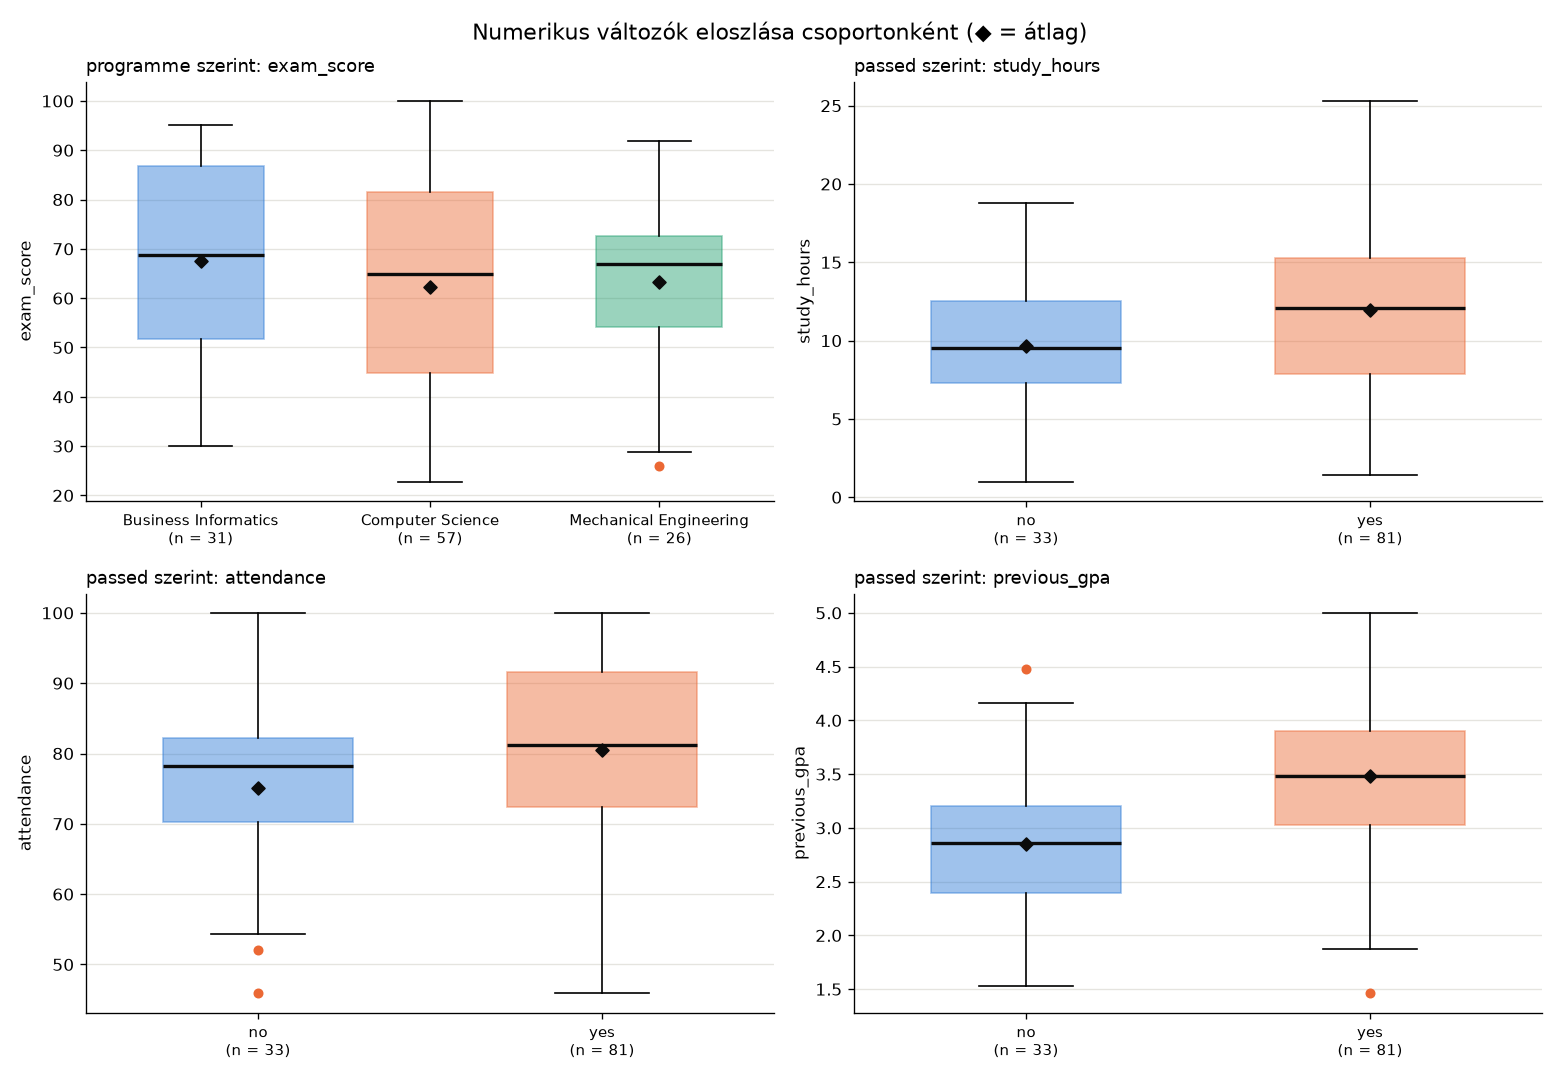

Generate this figure with Python:
# -*- coding: utf-8 -*-
"""6. Numerikus és kategorikus változó kapcsolata.

Bemenet: student_performance_imputed.csv

Változópárok:
  programme – exam_score,
  passed – study_hours,
  passed – attendance,
  passed – previous_gpa.

Csoportonkénti leíró statisztikákat számítunk (elemszám, átlag, medián,
szórás, kvartilisek, IQR, kiugró értékek száma), és boxplotot készítünk.
A grafikus különbség önmagában nem elég a statisztikai különbség
kimondásához: ahhoz hipotézisvizsgálat (ANOVA) szükséges.
"""

import os

import pandas as pd
import matplotlib.pyplot as plt

MAPPA = os.path.dirname(os.path.abspath(__file__))
BEMENET = os.path.join(MAPPA, "student_performance_imputed.csv")

PAROK = [
    ("programme", "exam_score"),
    ("passed", "study_hours"),
    ("passed", "attendance"),
    ("passed", "previous_gpa"),
]

SZIN = "#2a78d6"
SZIN2 = "#eb6834"
SZIN3 = "#1f9e6e"
SZOVEG_SZIN = "#0b0b0b"
RACS_SZIN = "#e5e4df"


def cim(szoveg):
    """Szakaszcím a kimenetben."""
    print()
    print("=" * 70)
    print(szoveg)
    print("=" * 70)


def beolvas():
    return pd.read_csv(BEMENET, sep=";", encoding="utf-8")


def ax_formaz(ax, cim_szoveg, xlabel, ylabel):
    """Közös formázás: cím, tengelyfeliratok, halvány rács."""
    ax.set_title(cim_szoveg, loc="left", fontsize=11)
    ax.set_xlabel(xlabel)
    ax.set_ylabel(ylabel)
    ax.grid(axis="y", color=RACS_SZIN, linewidth=0.8)
    ax.set_axisbelow(True)
    for oldal in ("top", "right"):
        ax.spines[oldal].set_visible(False)


def kiugrok(ertekek):
    """Az 1,5·IQR szabály szerinti kiugró értékek (ugyanez a boxplot bajusza is)."""
    q1, q3 = ertekek.quantile([0.25, 0.75])
    iqr = q3 - q1
    return ertekek[(ertekek < q1 - 1.5 * iqr) | (ertekek > q3 + 1.5 * iqr)]


def csoport_statisztika(df, kat, num):
    stat = df.groupby(kat)[num].agg(
        n="count", átlag="mean", medián="median", szórás="std",
        min="min", Q1=lambda s: s.quantile(0.25), Q3=lambda s: s.quantile(0.75), max="max")
    stat["IQR"] = stat["Q3"] - stat["Q1"]
    stat["CV_%"] = 100 * stat["szórás"] / stat["átlag"]
    stat["kiugró_db"] = df.groupby(kat)[num].apply(lambda s: len(kiugrok(s)))
    return stat


def ertelmez(df, kat, num, stat):
    """A kérdések megválaszolása a csoportstatisztikák alapján."""
    atlag, median, szoras = stat["átlag"], stat["medián"], stat["szórás"]
    print("Átlagok:   legnagyobb {} ({:.2f}), legkisebb {} ({:.2f}), különbség {:.2f}".format(
        atlag.idxmax(), atlag.max(), atlag.idxmin(), atlag.min(), atlag.max() - atlag.min()))
    print("Mediánok:  legnagyobb {} ({:.2f}), legkisebb {} ({:.2f}), különbség {:.2f}".format(
        median.idxmax(), median.max(), median.idxmin(), median.min(), median.max() - median.min()))
    # a különbséget a teljes minta szórásához viszonyítjuk, hogy a változók összevethetők legyenek
    relativ = (atlag.max() - atlag.min()) / df[num].std()
    print("           az átlagkülönbség a teljes szórás {:.0%}-a → {}".format(
        relativ, "kicsi" if relativ < 0.3 else "mérsékelt" if relativ < 0.6 else "jelentős"))
    print("Szóródás:  szórás {:.2f} – {:.2f}, arányuk {:.2f} → {}".format(
        szoras.min(), szoras.max(), szoras.max() / szoras.min(),
        "hasonló szóródás" if szoras.max() / szoras.min() < 1.5 else "eltérő szóródás"))
    for csoport, resz in df.groupby(kat)[num]:
        k = kiugrok(resz)
        if len(k):
            print("Kiugró:    {}: {}".format(
                csoport, ", ".join("{} = {:g}".format(df.loc[i, "student_id"], v)
                                   for i, v in k.items())))
    if stat["kiugró_db"].sum() == 0:
        print("Kiugró:    egyik csoportban sincs az 1,5·IQR szabály szerint.")


def boxplot(ax, df, kat, num):
    csoportok = sorted(df[kat].unique())
    adatok = [df.loc[df[kat] == cs, num].to_numpy() for cs in csoportok]
    doboz = ax.boxplot(adatok, patch_artist=True, widths=0.55,
                       medianprops={"color": SZOVEG_SZIN, "linewidth": 2},
                       flierprops={"marker": "o", "markerfacecolor": SZIN2,
                                   "markeredgecolor": SZIN2, "markersize": 5})
    for test, szin in zip(doboz["boxes"], (SZIN, SZIN2, SZIN3)):
        test.set(facecolor=szin, alpha=0.45, edgecolor=szin)
    # az átlagot rombusszal jelöljük, hogy a mediánnal össze lehessen vetni
    for x, ertekek in enumerate(adatok, start=1):
        ax.scatter(x, ertekek.mean(), marker="D", color=SZOVEG_SZIN, s=30, zorder=3)
    ax.set_xticks(range(1, len(csoportok) + 1))
    ax.set_xticklabels(["{}\n(n = {})".format(cs, len(a)) for cs, a in zip(csoportok, adatok)],
                       fontsize=9)
    ax_formaz(ax, "{} szerint: {}".format(kat, num), "", num)


def main():
    pd.set_option("display.width", 150)
    pd.set_option("display.max_columns", 20)
    df = beolvas()
    print("Beolvasva: {} sor, {} oszlop".format(*df.shape))

    fig, tengelyek = plt.subplots(2, 2, figsize=(13, 9))
    for (kat, num), ax in zip(PAROK, tengelyek.flat):
        cim("{} – {}".format(kat, num))
        stat = csoport_statisztika(df, kat, num)
        print(stat.round(2).to_string())
        print()
        ertelmez(df, kat, num, stat)
        boxplot(ax, df, kat, num)

    cim("Összegzés")
    print("- programme – exam_score: a Business Informatics átlaga és mediánja a legmagasabb,")
    print("  de a különbségek (néhány pont) kicsik a ~20 pontos csoporton belüli szóráshoz")
    print("  képest, a dobozok nagyrészt átfedik egymást. A Mechanical Engineering szóródása")
    print("  a legkisebb.")
    print("- passed – study_hours / attendance / previous_gpa: a sikeres hallgatóknál mindhárom")
    print("  változó átlaga és mediánja magasabb. A legnagyobb, legtisztább eltolódás a")
    print("  previous_gpa-nál látszik; az attendance-nál a dobozok erősen átfedik egymást.")
    print("- A csoporton belüli szóródás nagyjából hasonló, kiugró értékek csak elvétve vannak.")
    print()
    print("Elegendő-e a grafikus különbség ahhoz, hogy statisztikailag is különbséget állítsunk?")
    print("NEM. A boxplot és a csoportátlagok csak leírják a mintát. Hogy a különbség a")
    print("véletlen mintavételi ingadozásnál nagyobb-e, azt hipotézisvizsgálattal kell eldönteni:")
    print("több csoportnál (programme) ANOVA-val, két csoportnál (passed) kétmintás t-próbával")
    print("(ami a két csoportos ANOVA-val egyenértékű), illetve nem normális eloszlásnál")
    print("Kruskal–Wallis- vagy Mann–Whitney-próbával.")
    print()
    hatar = df.groupby("passed")["exam_score"].agg(["min", "max"])
    print("(A passed változó az exam_score-ból képzett – sikertelen ≤ {:g} pont, sikeres ≥ {:g} –,"
          .format(hatar.loc["no", "max"], hatar.loc["yes", "min"]))
    print("ezért a passed – exam_score párt nem vizsgáljuk: az definíció szerint különbözik.)")

    fig.suptitle("Numerikus változók eloszlása csoportonként (◆ = átlag)", fontsize=13)
    fig.tight_layout()
    fig.savefig(os.path.join(MAPPA, "06_numerikus_kategorikus.png"), dpi=120)
    plt.show()


if __name__ == "__main__":
    main()
